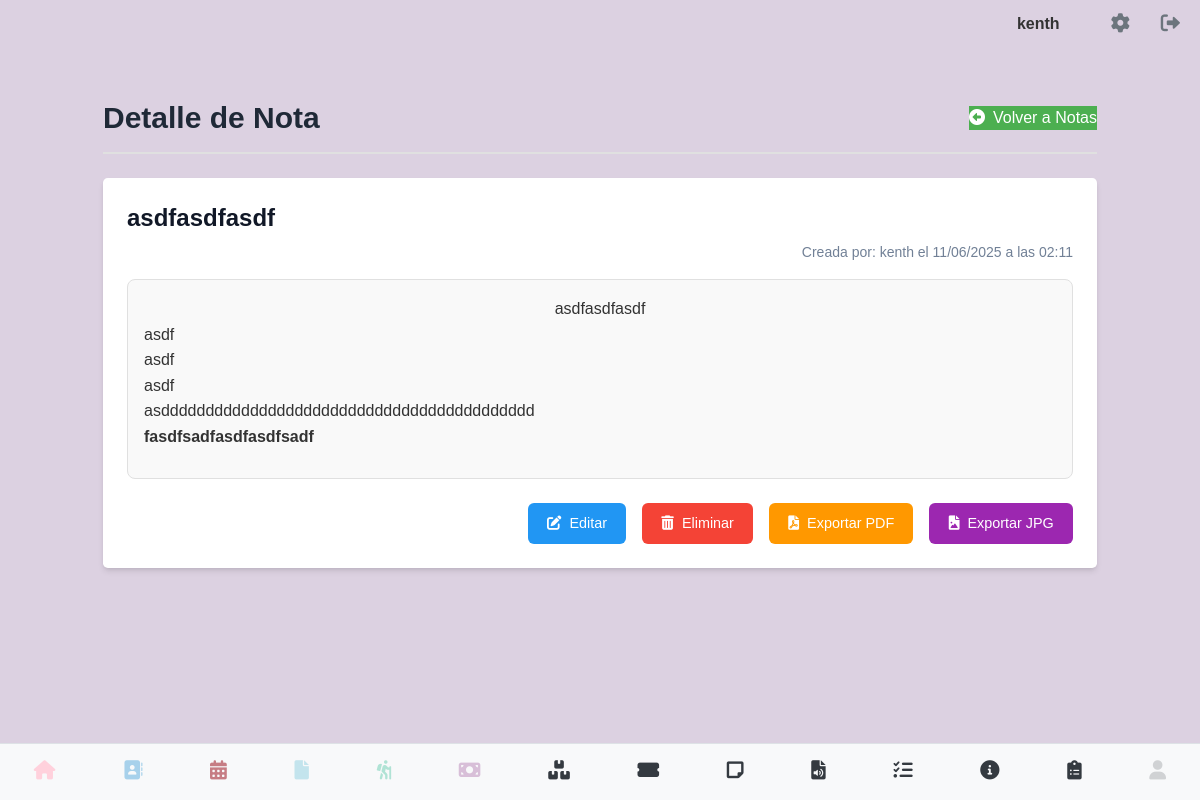
The page /notas/1 (signed in) on the database its author committed.
### models.py (models this page shows, shortened)
class User(UserMixin, db.Model):
    __tablename__ = 'users' # Nombre de la tabla es 'users'
    id = db.Column(db.Integer, primary_key=True)
    username = db.Column(db.String(80), unique=True, nullable=False)
    email = db.Column(db.String(120), unique=True, nullable=False)
    cedula = db.Column(db.String(20), unique=True, nullable=False)
    telefono = db.Column(db.String(20), nullable=False)
    password_hash = db.Column(db.String(128))
    image_filename = db.Column(db.String(255), nullable=True)
    @property
    def is_authenticated(self):
        return True

class Nota(db.Model):
    id = db.Column(db.Integer, primary_key=True)
    usuario_id = db.Column(db.Integer, db.ForeignKey('users.id'), nullable=False)
    titulo = db.Column(db.String(200), nullable=False)
    descripcion = db.Column(db.Text, nullable=False)
    fecha_creacion = db.Column(db.DateTime, default=datetime.utcnow)
    usuario = db.relationship('User', backref='notas', lazy=True)

### notas.py (the view)
@notas_bp.route('/notas/<int:nota_id>')
@login_required
def notas_detail(nota_id):
    pastel_color = generate_pastel_color()
    nota = Nota.query.get_or_404(nota_id)
    if nota.usuario_id != current_user.id:
        flash('No tienes permiso para ver esta nota.', 'danger')
        return redirect(url_for('notas.ver_notas'))
    return render_template('notas_detail.html', nota=nota, pastel_color=pastel_color)

### app.py (called while the page is built)
@login_manager.user_loader
def load_user(user_id):
    return User.query.get(int(user_id))

### notas.py (called while the page is built)
def generate_pastel_color():
    import random
    r = random.randint(200, 255)
    g = random.randint(200, 255)
    b = random.randint(200, 255)
    return f"#{r:02x}{g:02x}{b:02x}"

### templates/notas_detail.html (shortened to what this page needs)
{% extends 'base.html' %}
{% block head %}
    <script src="https://cdn.tailwindcss.com"></script>
    <link rel="stylesheet" href="https://cdnjs.cloudflare.com/ajax/libs/font-awesome/6.0.0-beta3/css/all.min.css">
{% endblock %}
{% block content %}
    <div class="container">
        <div class="header">
            <h1 class="text-3xl font-bold text-gray-800">Detalle de Nota</h1>
            <a href="{{ url_for('notas.ver_notas') }}" class="btn-primary">
                <i class="fas fa-arrow-alt-circle-left mr-2"></i>Volver a Notas
            </a>
        </div>
        <div class="bg-white p-6 rounded-lg shadow-md mb-6">
            <h2 class="text-2xl font-semibold text-gray-900 mb-2">{{ nota.titulo }}</h2>
            <p class="note-meta">Creada por: {{ nota.usuario.username }} el {{ nota.fecha_creacion.strftime('%d/%m/%Y a las %H:%M') }}</p>
            <div class="note-full-content" id="note-full-content-{{ nota.id }}">
                {{ nota.descripcion | safe }}
            </div>
            <div class="action-buttons">
                <a href="{{ url_for('notas.editar_nota', nota_id=nota.id) }}" class="btn btn-edit">
                    <i class="fas fa-edit"></i> Editar
                </a>
                <form action="{{ url_for('notas.eliminar_nota', nota_id=nota.id) }}" method="POST" onsubmit="return confirm('¿Estás seguro de que quieres eliminar esta nota?');" style="display:inline;">
                    <button type="submit" class="btn btn-delete">
                        <i class="fas fa-trash-alt"></i> Eliminar
                    </button>
                </form>
                <a href="{{ url_for('notas.exportar_pdf', nota_id=nota.id) }}" class="btn export-btn-pdf" target="_blank">
                    <i class="fas fa-file-pdf"></i> Exportar PDF
                </a>
                <button type="button" class="btn export-btn-jpg" onclick="exportToJpg('note-full-content-{{ nota.id }}', '{{ nota.titulo }}')">
                    <i class="fas fa-file-image"></i> Exportar JPG
                </button>
            </div>
        </div>
    </div>
{% endblock %}

### templates/base.html (shortened to what this page needs)
<!DOCTYPE html>
<html lang="es">
<head>
    <link rel="stylesheet" type="text/css" href="{{ url_for('static', filename='css/main.css') }}">
    <link rel="stylesheet" href="https://cdn.jsdelivr.net/npm/sweetalert2@11/dist/sweetalert2.min.css">
    {% block head %}{% endblock %}
</head>
<body>
    <div class="contactos-container">
    {% if current_user.is_authenticated %}
        <div class="top-right">
            <span class="username-display">{{ current_user.username }}</span>
            <a href="{{ url_for('perfil') }}" class="gear-icon"><i class="fas fa-cog"></i></a>
            <a href="{{ url_for('logout') }}" class="logout-icon"><i class="fas fa-sign-out-alt"></i></a>
        </div>
    {% endif %}
</div>
<div class="container-block">
    {% block content %}
    {% endblock %}
</div>
{% include "navbar.html" %}
</body>
</html>

### static/css/base.css (style rules this page uses)
body { font-family: sans-serif; margin: 0; }
.container-block { margin-top:80px; padding: 20px; }
.top-right { position: absolute; top: 10px; right: 20px; display: flex; align-items: center; }
.gear-icon, .logout-icon { font-size: 24px; text-decoration: none; color: #333; margin-left: 15px; }
.username-display { margin-right: 20px; font-weight: bold; color: #333; }

### static/css/perfil.css (style rules this page uses)
body { font-family: sans-serif; margin: 20px; }

### static/css/listar_contacto.css (style rules this page uses)
.contactos-container { font-family: Arial, sans-serif; color: #333; }
.contactos-container .top-right { display: flex; justify-content: flex-end; align-items: center; gap: 1rem; padding-bottom: 1rem; }
.contactos-container .username-display { font-weight: bold; }
.contactos-container .gear-icon, .contactos-container .logout-icon { color: #6c757d; font-size: 1.2rem; text-decoration: none; }

### templates/notas_detail.html (style rules this page uses)
.header { border-bottom: 2px solid #e0e0e0; padding-bottom: 1rem; margin-bottom: 1.5rem; display: flex; justify-content: space-between; align-items: center; }
.note-full-content { padding: 1rem; border: 1px solid #e0e0e0; border-radius: 8px; background-color: #f9f9f9; min-height: 200px; line-height: 1.6; color: #333; }
.note-meta { font-size: 0.875rem; color: #718096; margin-top: 0.5rem; margin-bottom: 1rem; text-align: right; }
.action-buttons { display: flex; justify-content: flex-end; gap: 1rem; margin-top: 1.5rem; }
.action-buttons .btn { padding: 0.6rem 1.2rem; border-radius: 6px; font-size: 0.9rem; font-weight: 500; text-decoration: none; display: inline-flex; align-items: center; gap: 8px; cursor: pointer; border: none; transition: background-color 0.3s ease, transform 0.2s ease; }
.btn-primary { background-color: #4CAF50; color: white; }
.btn-edit { background-color: #2196F3; color: white; }
.btn-delete { background-color: #F44336; color: white; }
.export-btn-pdf { background-color: #FF9800; color: white; }
.export-btn-jpg { background-color: #9C27B0; color: white; }

### rows shown on the page
User: username "kenth", usuario.username "kenth"
Nota: titulo "asdfasdfasdf", fecha_creacion "11/06/2025 a las 02:11", descripcion "asdfasdfasdf asdf asdf asdf asdddddddddddddddddddddddddddddddddddddddddd fasdfsadfasdfasdfsadf"
